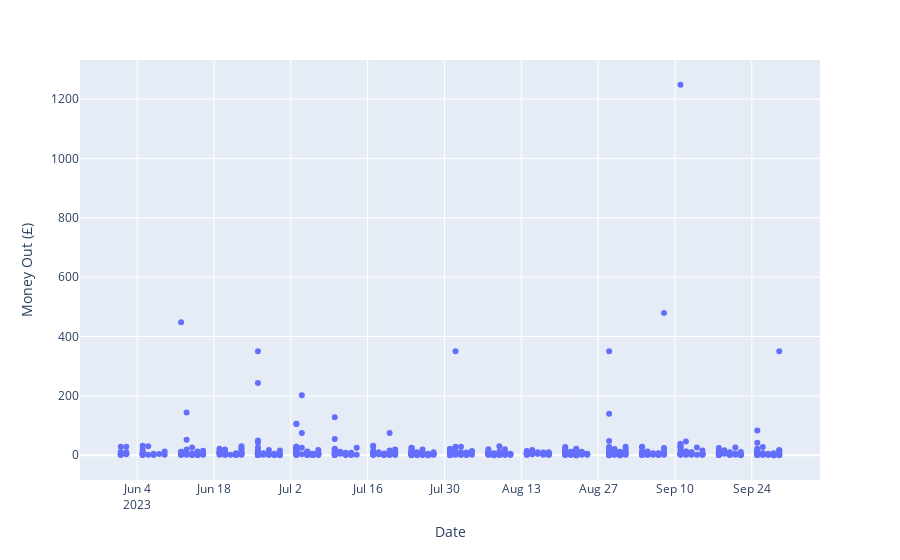

Notebook code for this chart:
### Code cell
px.scatter(
    df,x='Date',y='Money Out (£)'
)

### Figure 1 — Plotly figure (JSON) as saved in the notebook; plotly's stock layout.template omitted (floating-point values rounded to 4 significant figures; data arrays with more than 128 entries replaced by an {"elided": "..."} marker saying what was removed)
{"data": [{"hovertemplate": "Date=%{x}<br>Money Out (£)=%{y}<extra></extra>", "legendgroup": "", "marker": {"color": "#636efa", "symbol": "circle"}, "mode": "markers", "name": "", "orientation": "v", "showlegend": false, "type": "scatter", "x": {"elided": "575 str values"}, "xaxis": "x", "y": {"elided": "575 int values"}, "yaxis": "y"}], "layout": {"legend": {"tracegroupgap": 0}, "margin": {"t": 60}, "xaxis": {"anchor": "y", "domain": [0, 1], "title": {"text": "Date"}}, "yaxis": {"anchor": "x", "domain": [0, 1], "title": {"text": "Money Out (£)"}}}}
